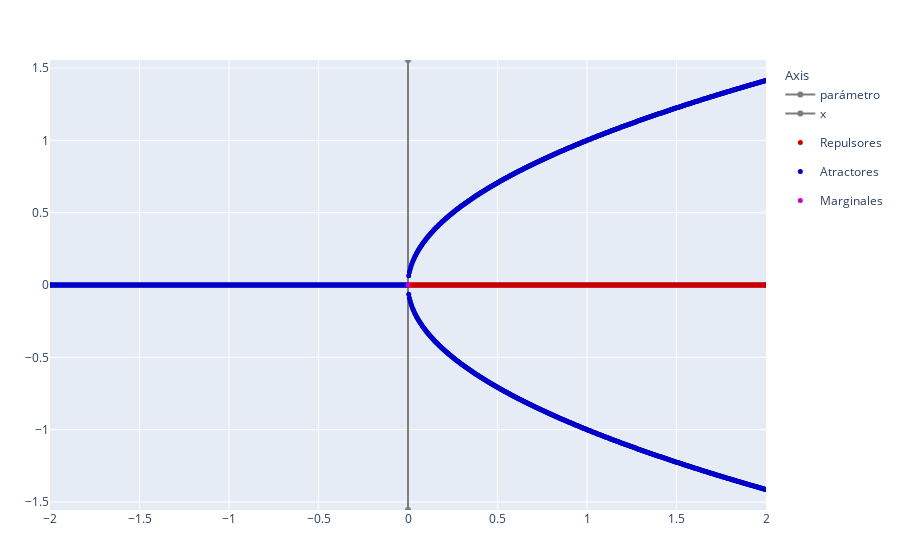

Write notebook code for a chart like this one.
### Code cell
diag_bifurc(f_a;interval=[-2,2],nPoints = 1000)

### Figure 1 — Plotly figure (JSON) as saved in the notebook; plotly's stock layout.template omitted (floating-point values rounded to 4 significant figures; data arrays with more than 128 entries replaced by an {"elided": "..."} marker saying what was removed)
{"data": [{"legendgroup": "Axis", "legendgrouptitle": {"text": "Axis"}, "line": {"color": "rgb(125,125,125)"}, "name": "parámetro", "type": "scatter", "x": [-2, 2], "y": [0, 0]}, {"legendgroup": "Axis", "line": {"color": "rgb(125,125,125)"}, "name": "x", "type": "scatter", "x": [0, 0], "y": [-1.556, 1.556]}, {"marker": {"color": "rgb(200,0,0)", "size": 5}, "mode": "markers", "name": "Repulsores", "type": "scatter", "x": {"elided": "500 float values"}, "y": {"elided": "500 float values"}}, {"marker": {"color": "rgb(0,0,200)", "size": 5}, "mode": "markers", "name": "Atractores", "type": "scatter", "x": {"elided": "1500 float values"}, "y": {"elided": "1500 float values"}}, {"marker": {"color": "rgb(200,0,200)", "size": 5}, "mode": "markers", "name": "Marginales", "type": "scatter", "x": [0], "y": [-2.486e-08]}], "layout": {"margin": {"b": 50, "l": 50, "r": 50, "t": 60}, "xaxis": {"range": [-2, 2]}, "yaxis": {"range": [-1.556, 1.556]}}}
